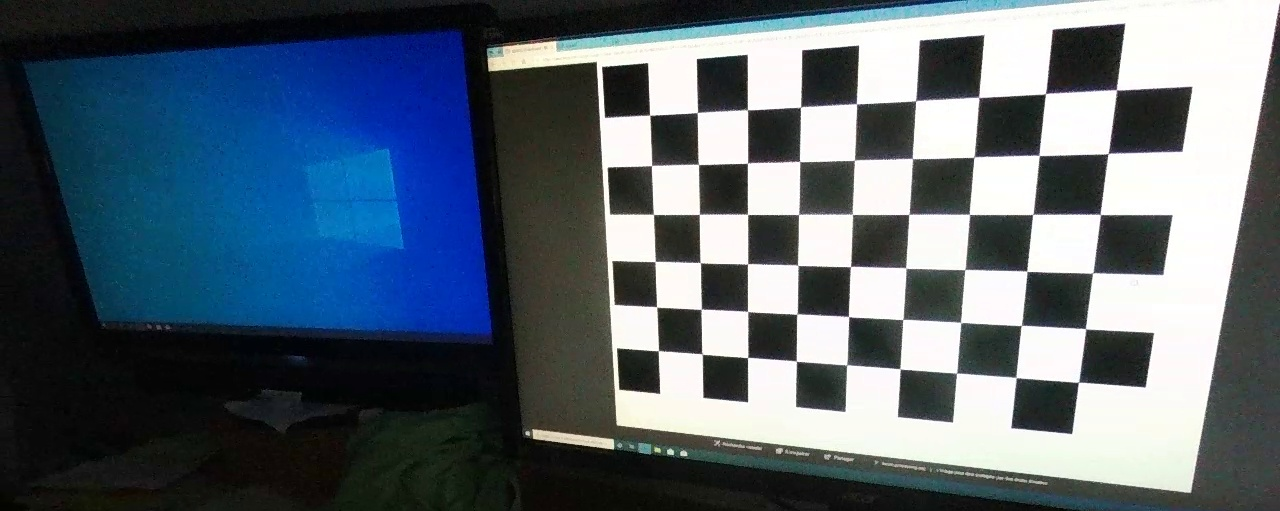
#> input picture calibration/photos/test_image_000000.jpg, 1280 x 511 px; its folder holds 4 pictures in this run
$ python calibration.py
#> lines starting #> are read from the running program, lines starting #| are printed output that depends on the picture; after the words box and inside, x2 and y2 are one past the last pixel; in counts of white or black regions, pixels touching at a corner belong together
import numpy as np
from numpy import array
import cv2
import glob
# termination criteria
criteria = (cv2.TERM_CRITERIA_EPS + cv2.TERM_CRITERIA_MAX_ITER, 30, 0.001)

# prepare object points, like (0,0,0), (1,0,0), (2,0,0) ....,(6,5,0)
objp = np.zeros((6*9,3), np.float32)
objp[:,:2] = np.mgrid[0:6,0:9].T.reshape(-1,2)
# Arrays to store object points and image points from all the images.
objpoints = [] # 3d point in real world space
imgpoints = [] # 2d points in image plane.

images = glob.glob(r'C:\Users\alpha\OneDrive\Bureau\Informatique\TIPE\calibration\photos\*.jpg')

for fname in images:
    img = cv2.imread(fname)
#> img is the input picture: shape (511, 1280, 3); mean B, G, R 112.6, 101.2, 88.1
    gray = cv2.cvtColor(img,cv2.COLOR_BGR2GRAY)
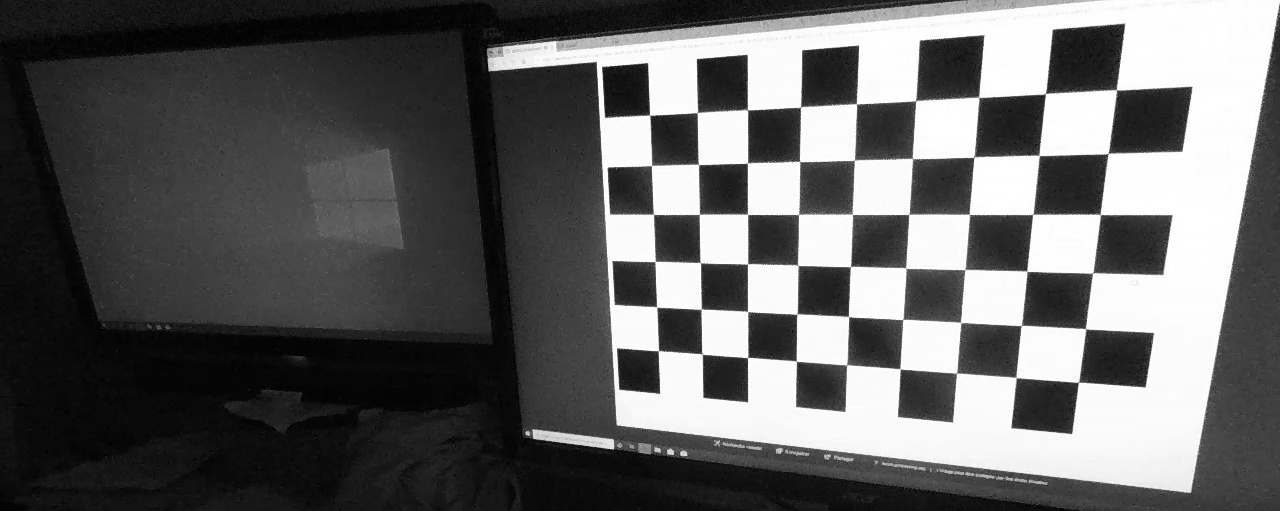
#> gray: shape (511, 1280); min 0, max 255, mean 98.6

    # Find the chess board corners
    ret, corners = cv2.findChessboardCorners(gray, (6, 9),None)
#> ret = True; corners = 54 rows, first 8: [658.3, 350.6], [656.7, 307], [655.2, 261.5], [653.5, 214.5], [651.5, 165.6], [649.6, 115.1], [702.4, 354.2], [701.2, 309.1]
    print(ret)
#| True

    # If found, add object points, image points (after refining them)
    if ret == True:
        objpoints.append(objp)

        cv2.cornerSubPix(gray,corners,(11,11),(-1,-1),criteria)
        imgpoints.append(corners)

        # Draw and display the corners
        cv2.drawChessboardCorners(img, (6,9), corners,ret)
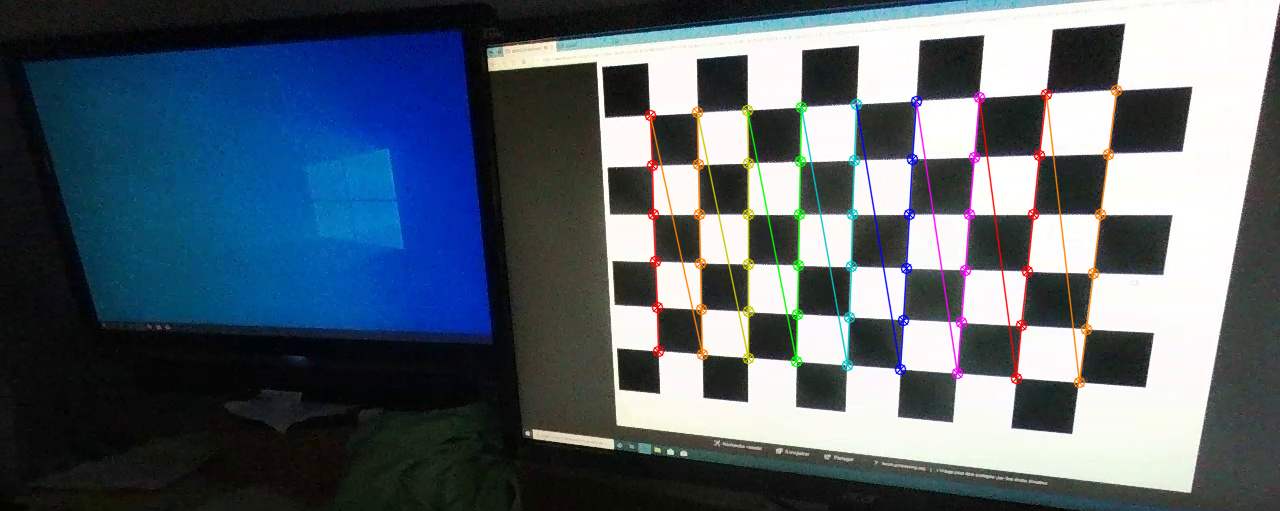
#> img: shape (511, 1280, 3); 2.72% of pixels changed, all inside (x1, y1, x2, y2) = (644, 84, 1123, 389)
        cv2.imshow('img',img)
        cv2.waitKey(500)
#> pass 2 of the loop `for fname in images:`:
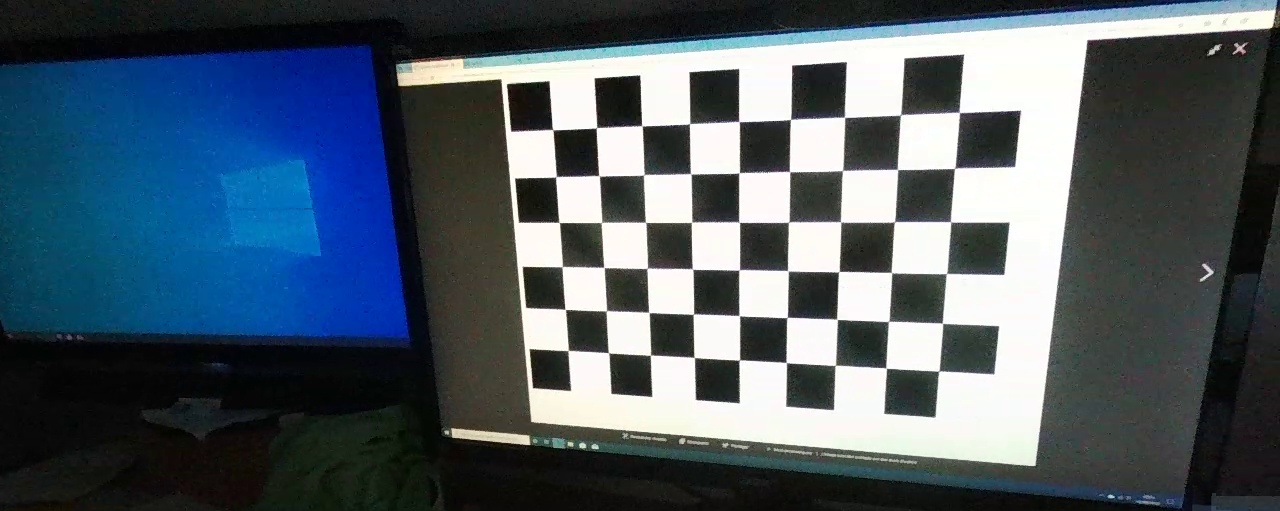
#> input picture calibration/photos/test_image_000001.jpg, 1280 x 511 px
#> img is the input picture: shape (511, 1280, 3); mean B, G, R 102.8, 92.4, 79.1
#> `gray = cv2.cvtColor(img,cv2.COLOR_BGR2GRAY)`:
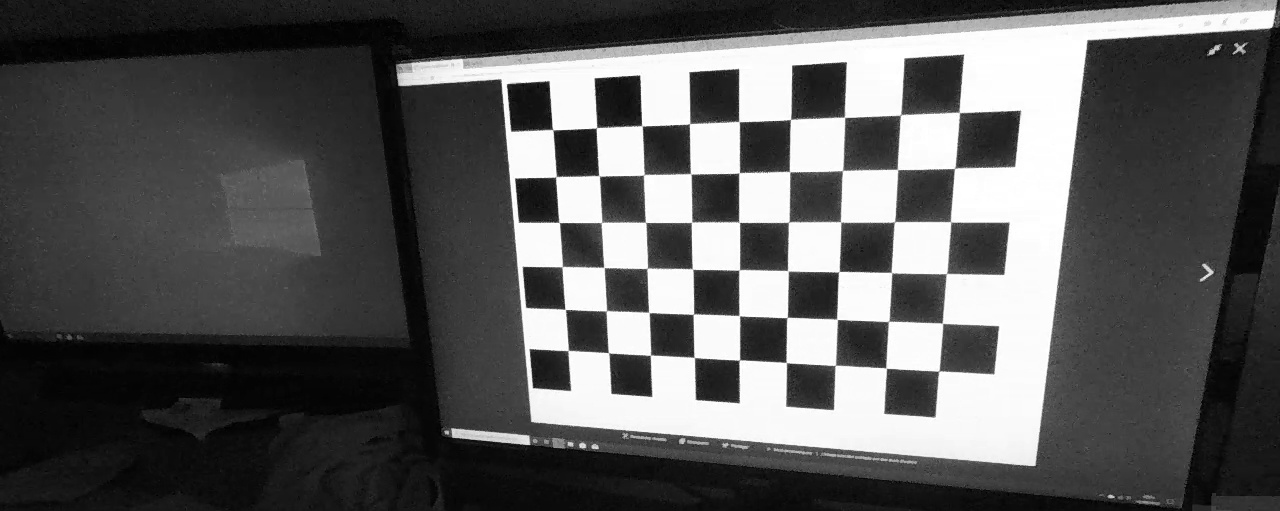
#> gray: shape (511, 1280); min 0, max 255, mean 89.6
#> corners = 54 rows, first 8: [568.2, 350.4], [565.2, 309.4], [562, 266.9], [559.1, 222.4], [555.9, 176.6], [552.9, 130], [608.4, 352.6], [606.4, 310.7]
#| True
#> `cv2.drawChessboardCorners(img, (6,9), corners,ret)`:
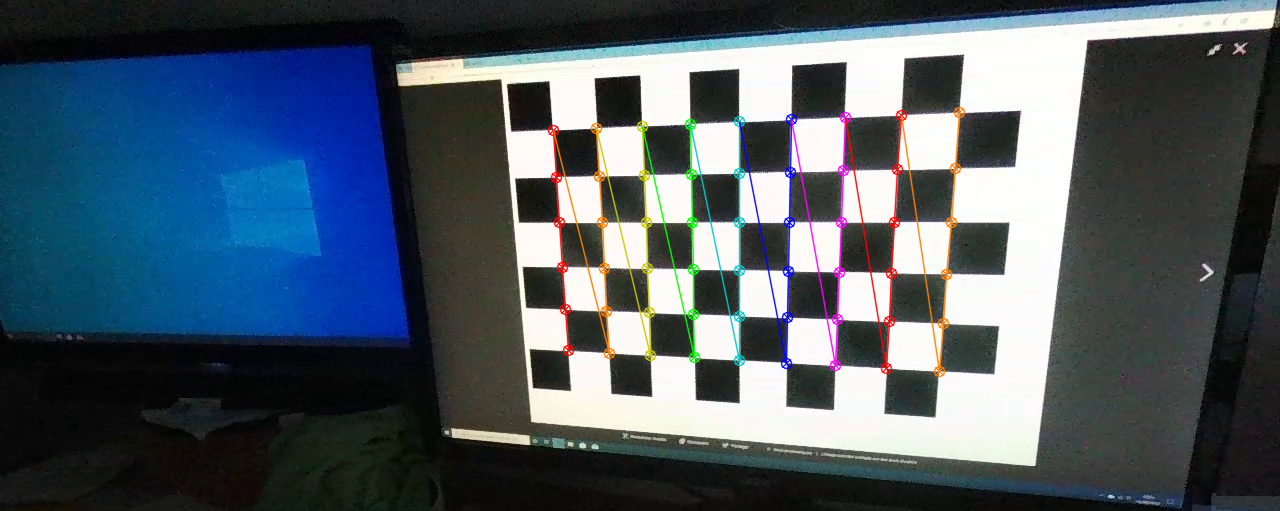
#> img: shape (511, 1280, 3); 2.54% of pixels changed, all inside (x1, y1, x2, y2) = (547, 106, 966, 378)
#> pass 3 of the loop `for fname in images:`:
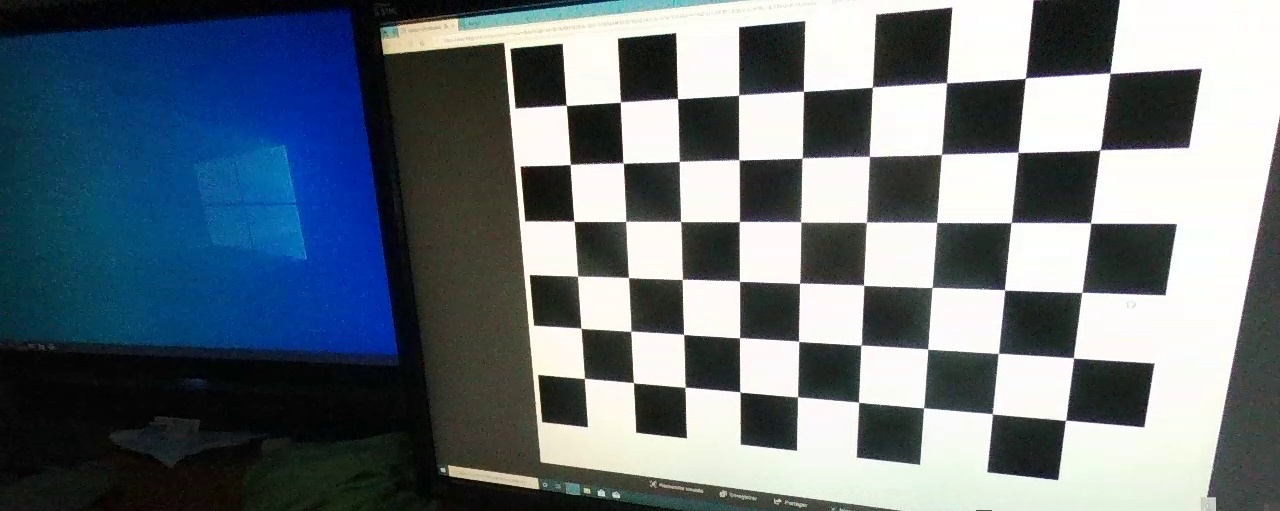
#> input picture calibration/photos/test_image_000002.jpg, 1280 x 511 px
#> img is the input picture: shape (511, 1280, 3); mean B, G, R 123.6, 115, 103.6
#> `gray = cv2.cvtColor(img,cv2.COLOR_BGR2GRAY)`:
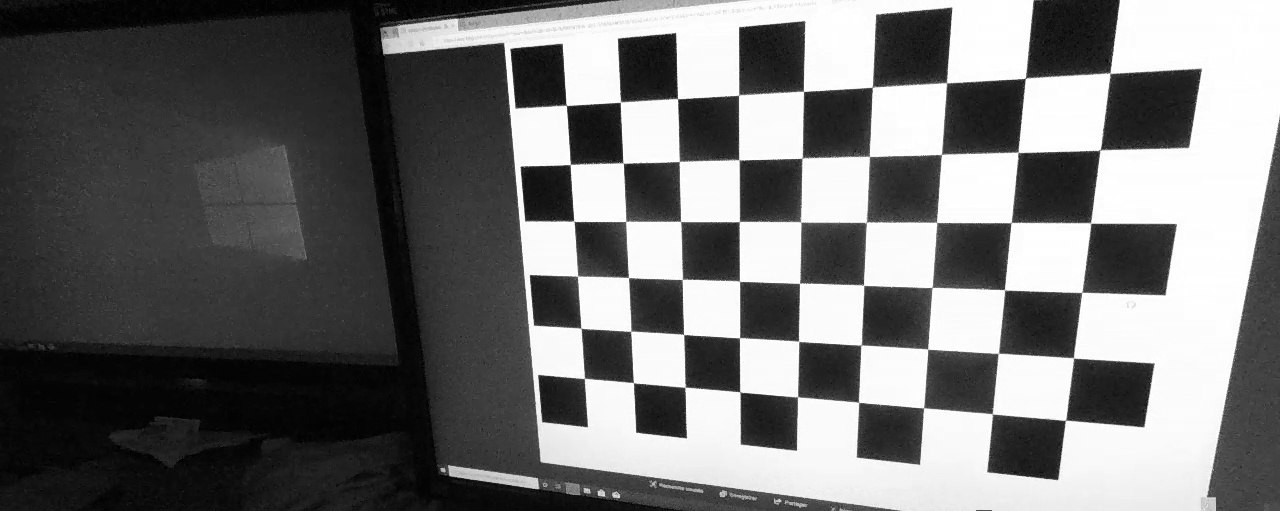
#> gray: shape (511, 1280); min 0, max 255, mean 112.6
#> corners = 54 rows, first 8: [584.4, 378.4], [580.9, 328.3], [577.5, 276.1], [573.7, 220.9], [570.3, 164.4], [566.4, 105.5], [633.5, 382.6], [630.6, 331.4]
#| True
#> `cv2.drawChessboardCorners(img, (6,9), corners,ret)`:
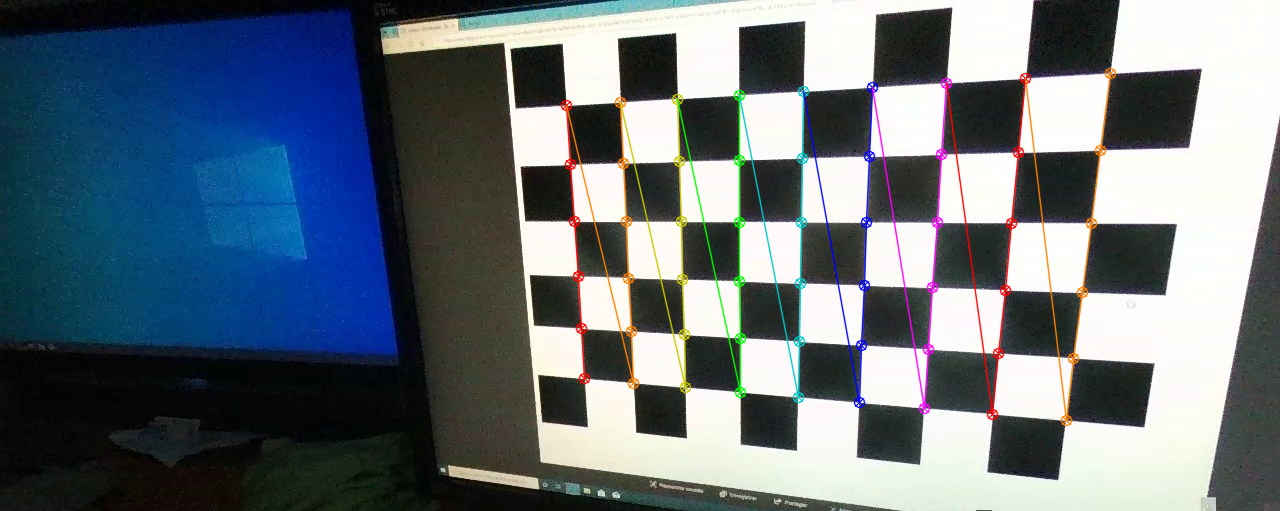
#> img: shape (511, 1280, 3); 3.08% of pixels changed, all inside (x1, y1, x2, y2) = (560, 67, 1117, 427)
#> the loop made 4 passes; the first 3 are shown

cv2.destroyAllWindows()


ret, mtx, dist, rvecs, tvecs = cv2.calibrateCamera(objpoints, imgpoints, gray.shape[::-1],None,None)

img = cv2.imread(r'C:\Users\alpha\OneDrive\Bureau\Informatique\TIPE\Images\jpg\test4.jpg')
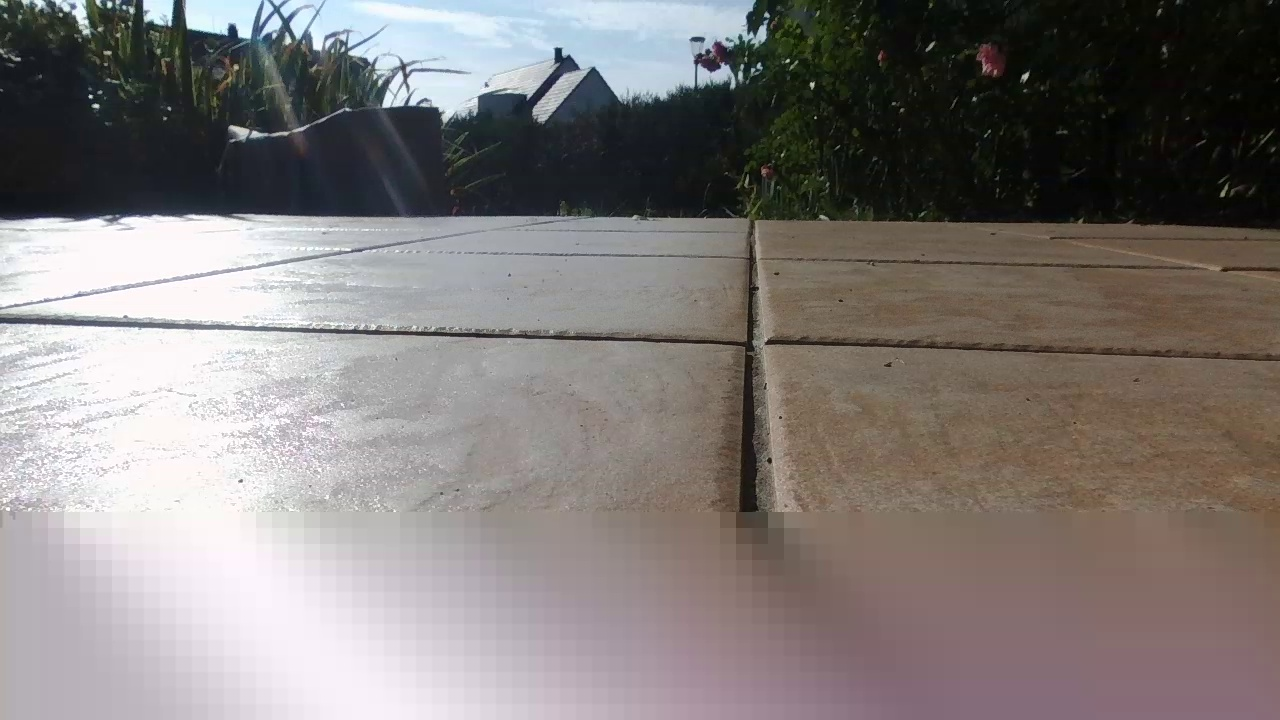
#> input picture Images/jpg/test4.jpg, 1280 x 720 px, found by its file name
#> img is the input picture: shape (720, 1280, 3); mean B, G, R 120.9, 122.7, 128.3

#> (the run stopped early here; a loop or call above may not have finished)
